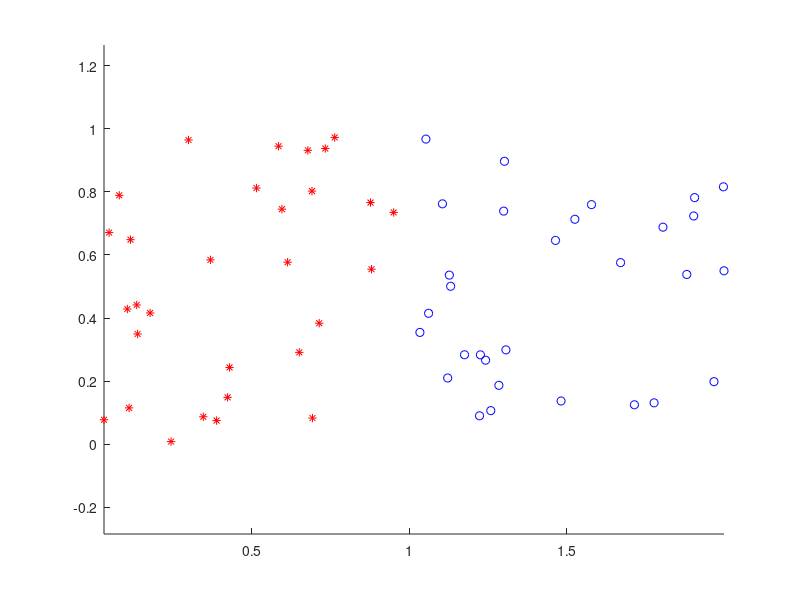

Recreate this plot in MATLAB.

% Section 1
n1 = 30;
train_data_class1 = rand(n1,2);
n2 = 30;
train_data_class2 = rand(n2,2) + ones(n2,2)*[1 0; 0 0];
train_data = [train_data_class1; train_data_class2];
train_label(1:n1) = 1;
train_label(n1+1:n1+n2) = 2;

% Section 2
figure(1); clf; hold all; axis equal;
plot(train_data(1:n1,1), train_data(1:n1,2), 'r*');
plot(train_data(n1+1:n1+n2,1), train_data(n1+1:n1+n2,2), 'bo');

% Section 3
n1 = 100;
test_data_class1 = rand(n1,2);
n2 = 100;
test_data_class2 = rand(n2,2) + ones(n2,2)*[1 0; 0 0];
test_data = [test_data_class1; test_data_class2];
test_label(1:n1) = 1;
test_label(n1+1:n1+n2) = 2;